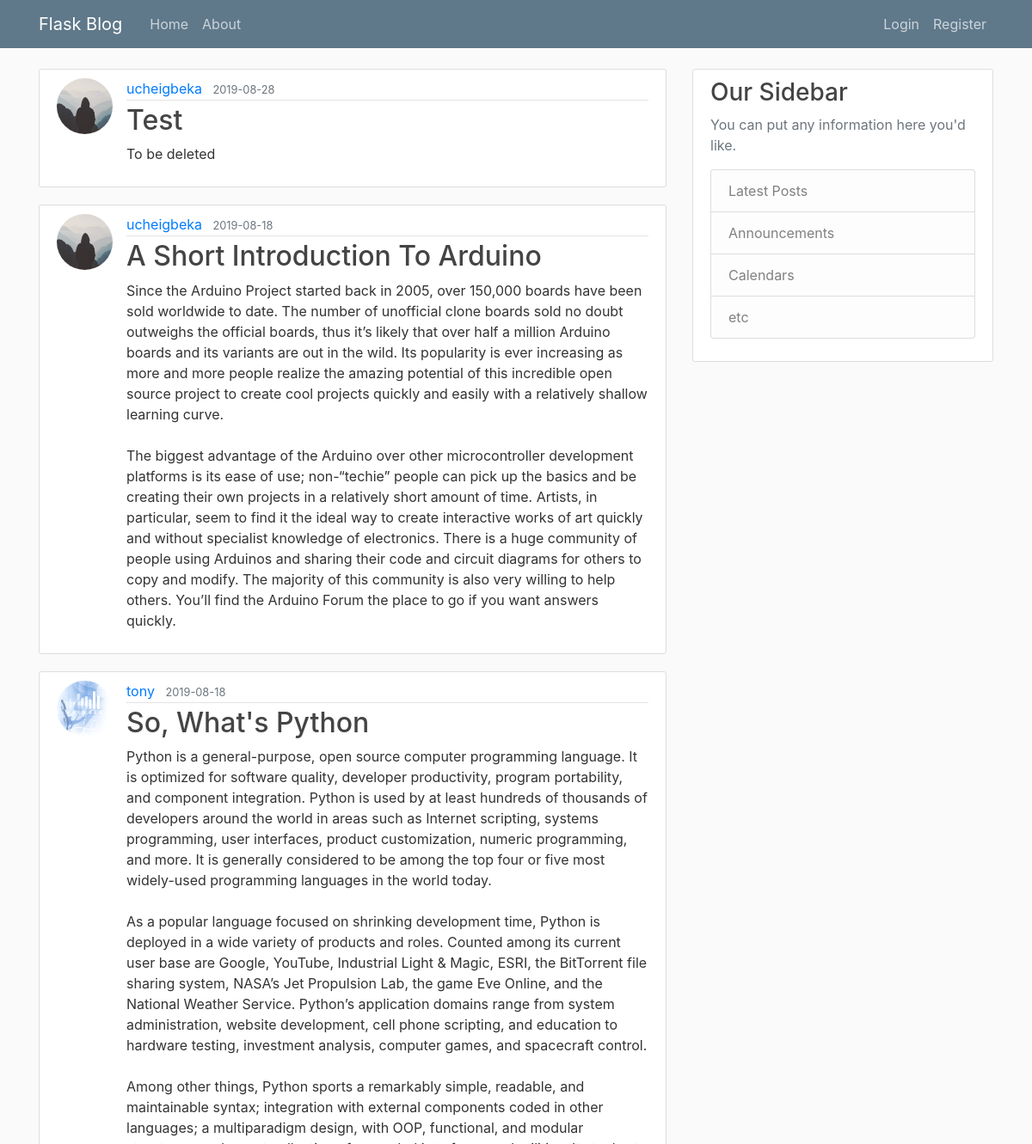
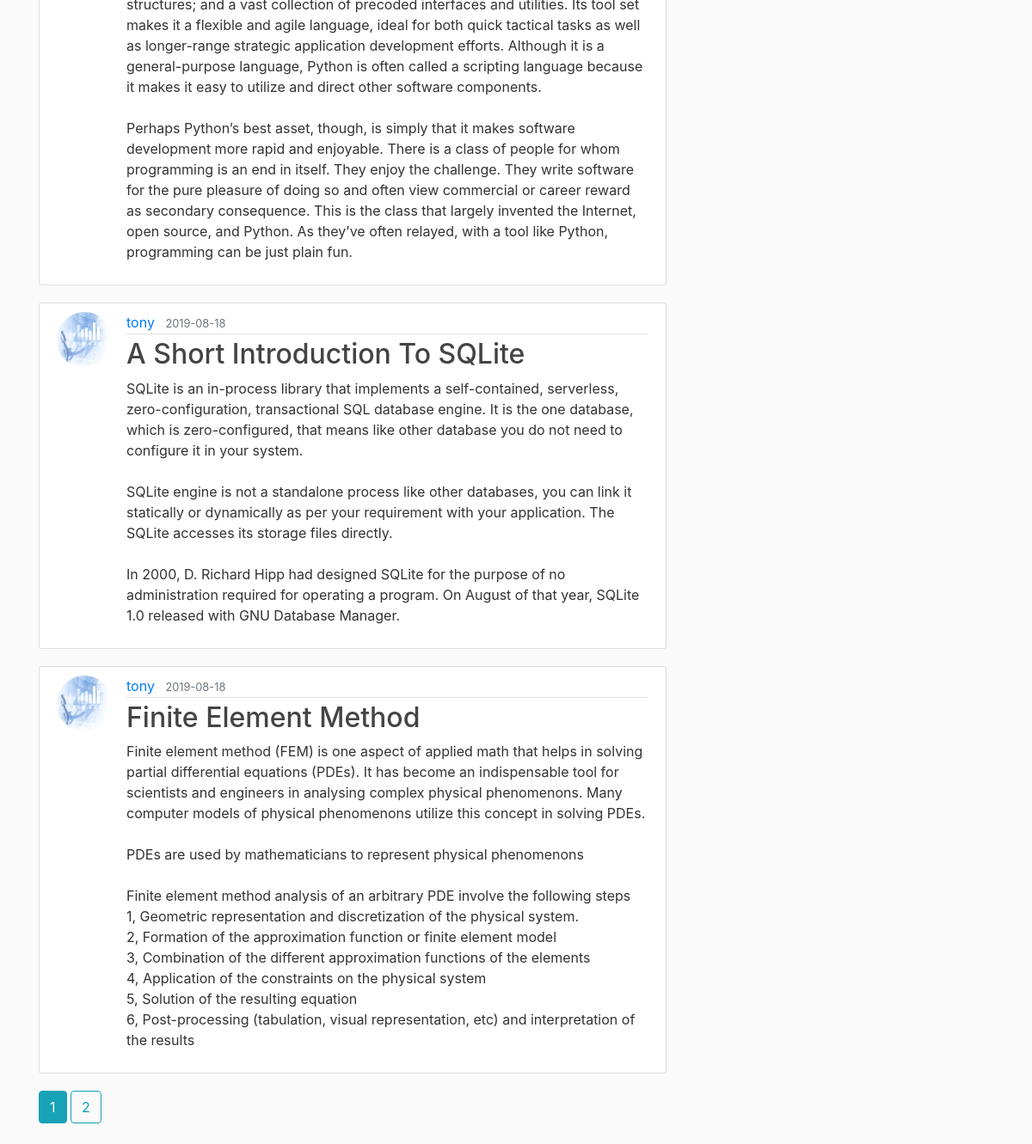
The page /home on the database its author committed (2 pictures, top to bottom).
### flaskblog/models.py (models this page shows, shortened)
class Post(db.Model):
    id = db.Column(db.Integer, primary_key=True)
    title = db.Column(db.String(100), nullable=False)
    date_posted = db.Column(db.DateTime, nullable=False, default=datetime.utcnow)
    content = db.Column(db.Text, nullable=False)
    user_id = db.Column(db.Integer, db.ForeignKey('user.id'), nullable=False)

class User(db.Model, UserMixin):
    id = db.Column(db.Integer, primary_key=True)
    username = db.Column(db.String(20), unique=True, nullable=False)
    email = db.Column(db.String(120), unique=True, nullable=False)
    image_file = db.Column(db.String(20), nullable=False, default='default.jpg')
    password = db.Column(db.String(60), nullable=False)
    posts = db.relationship('Post', backref='author', lazy=True)

### flaskblog/main/routes.py (the view)
@main.route('/')
@main.route('/home')
def home():
    page = request.args.get('page', 1, type=int)
    posts = Post.query.order_by(Post.date_posted.desc()).paginate(page=page, per_page=5)
    return render_template('home.html', posts=posts, title='Home')

### flaskblog/templates/home.html
{% extends "layout.html" %}
{% block content %}
    {% for post in posts.items %}
        <article class="media content-section">
            <img class="rounded-circle article-img" src="{{ url_for('static', filename='profile_pics/' + post.author.image_file) }}">
          <div class="media-body">
            <div class="article-metadata">
              <a class="mr-2" href="{{ url_for('users.user_posts', username=post.author.username) }}">{{ post.author.username }}</a>
              <small class="text-muted">{{ post.date_posted.strftime('%Y-%m-%d') }}</small>
            </div>
            <h2><a class="article-title" href="{{ url_for('posts.post', post_id=post.id) }}">{{ post.title }}</a></h2>
            <p class="article-content">{{ post.content }}</p>
          </div>
        </article>
    {% endfor %}
    {% for page_num in posts.iter_pages(left_edge=1, right_edge=1, left_current=1, right_current=2) %}
        {% if page_num %}
            {% if posts.page == page_num %}
                <a class="btn btn-info mb-4" href="{{ url_for('main.home', page=page_num) }}">{{ page_num }}</a>
            {% else %}
                <a class="btn btn-outline-info mb-4" href="{{ url_for('main.home', page=page_num) }}">{{ page_num }}</a>
            {% endif %}
        {% else %}
            ...
        {% endif %}
    {% endfor %}
{% endblock content %}

### flaskblog/templates/layout.html (shortened to what this page needs)
<!DOCTYPE html>
<html lang="en">
<head>
    <link rel="stylesheet" href="https://stackpath.bootstrapcdn.com/bootstrap/4.3.1/css/bootstrap.min.css">
    <link rel="stylesheet" type="text/css" href="{{ url_for('static', filename='main.css') }}" />
</head>
<body>
    <header class="site-header">
      <nav class="navbar navbar-expand-md navbar-dark bg-steel fixed-top">
        <div class="container">
          <a class="navbar-brand mr-4" href="/">Flask Blog</a>
          <div class="collapse navbar-collapse" id="navbarToggle">
            <div class="navbar-nav mr-auto">
              <a class="nav-item nav-link" href="{{ url_for('main.home') }}">Home</a>
              <a class="nav-item nav-link" href="{{ url_for('main.about') }}">About</a>
            </div>
            <div class="navbar-nav">
                {% if current_user.is_authenticated %}
                    <a class="nav-item nav-link" href="{{ url_for('posts.new_post') }}">New Post</a>
                    <a class="nav-item nav-link" href="{{ url_for('users.account') }}">Account</a>
                    <a class="nav-item nav-link" href="{{ url_for('users.logout') }}">Logout</a>
                {% else %}
                    <a class="nav-item nav-link" href="{{ url_for('users.login') }}">Login</a>
                    <a class="nav-item nav-link" href="{{ url_for('users.register') }}">Register</a>
                {% endif %}
            </div>
          </div>
        </div>
      </nav>
    </header>
    <main role="main" class="container">
      <div class="row">
        <div class="col-md-8">
          {% block content %}{% endblock %}
        </div>
        <div class="col-md-4">
          <div class="content-section">
            <h3>Our Sidebar</h3>
            <p class='text-muted'>You can put any information here you'd like.
              <ul class="list-group">
                <li class="list-group-item list-group-item-light">Latest Posts</li>
                <li class="list-group-item list-group-item-light">Announcements</li>
                <li class="list-group-item list-group-item-light">Calendars</li>
                <li class="list-group-item list-group-item-light">etc</li>
              </ul>
            </p>
          </div>
        </div>
      </div>
    </main>
</body>
</html>

### flaskblog/static/main.css (style rules this page uses)
body { background: #fafafa; color: #333333; margin-top: 5rem; }
h1, h2, h3, h4, h5, h6 { color: #444444; }
.bg-steel { background-color: #5f788a; }
.site-header .navbar-nav .nav-link { color: #cbd5db; }
.content-section { background: #ffffff; padding: 10px 20px; border: 1px solid #dddddd; border-radius: 3px; margin-bottom: 20px; }
.article-title { color: #444444; }
.article-content { white-space: pre-line; }
.article-img { height: 65px; width: 65px; margin-right: 16px; }
.article-metadata { padding-bottom: 1px; margin-bottom: 4px; border-bottom: 1px solid #e3e3e3 }

### rows shown on the page
Post: image_file (placeholder picture), author.username "ucheigbeka", date_posted "2019-08-28", title "Test", content "To be deleted"
Post: image_file (placeholder picture), author.username "ucheigbeka", date_posted "2019-08-18", title "A Short Introduction To Arduino", content "Since the Arduino Project started back in 2005, over 150,000 boards have been sold worldwide to date. The number of unofficial clone boards sold no doubt outweighs the official boards, thus it’s likely that over half a million Arduino boards and its variants are out in the wild. Its popularity is ever increasing as more and more people realize the amazing potential of this incredible open source project to create cool projects quickly and easily with a relatively shallow learning curve. The biggest advantage of the Arduino over other microcontroller development platforms is its ease of use; non-“techie” people can pick up the basics and be creating their own projects in a relatively short…"
Post: image_file (picture), author.username "tony", date_posted "2019-08-18", title "So, What's Python", content "Python is a general-purpose, open source computer programming language. It is optimized for software quality, developer productivity, program portability, and component integration. Python is used by at least hundreds of thousands of developers around the world in areas such as Internet scripting, systems programming, user interfaces, product customization, numeric programming, and more. It is generally considered to be among the top four or five most widely-used programming languages in the world today. As a popular language focused on shrinking development time, Python is deployed in a wide variety of products and roles. Counted among its current user base are Google, YouTube, Industrial…"
Post: image_file (picture), author.username "tony", date_posted "2019-08-18", title "A Short Introduction To SQLite", content "SQLite is an in-process library that implements a self-contained, serverless, zero-configuration, transactional SQL database engine. It is the one database, which is zero-configured, that means like other database you do not need to configure it in your system. SQLite engine is not a standalone process like other databases, you can link it statically or dynamically as per your requirement with your application. The SQLite accesses its storage files directly. In 2000, D. Richard Hipp had designed SQLite for the purpose of no administration required for operating a program. On August of that year, SQLite 1.0 released with GNU Database Manager."
Post: image_file (picture), author.username "tony", date_posted "2019-08-18", title "Finite Element Method", content "Finite element method (FEM) is one aspect of applied math that helps in solving partial differential equations (PDEs). It has become an indispensable tool for scientists and engineers in analysing complex physical phenomenons. Many computer models of physical phenomenons utilize this concept in solving PDEs. PDEs are used by mathematicians to represent physical phenomenons Finite element method analysis of an arbitrary PDE involve the following steps 1, Geometric representation and discretization of the physical system. 2, Formation of the approximation function or finite element model 3, Combination of the different approximation functions of the elements 4, Application of the constraints…"

### other values the page prints
{{ page_num }} "1"
{{ page_num }} "2"
